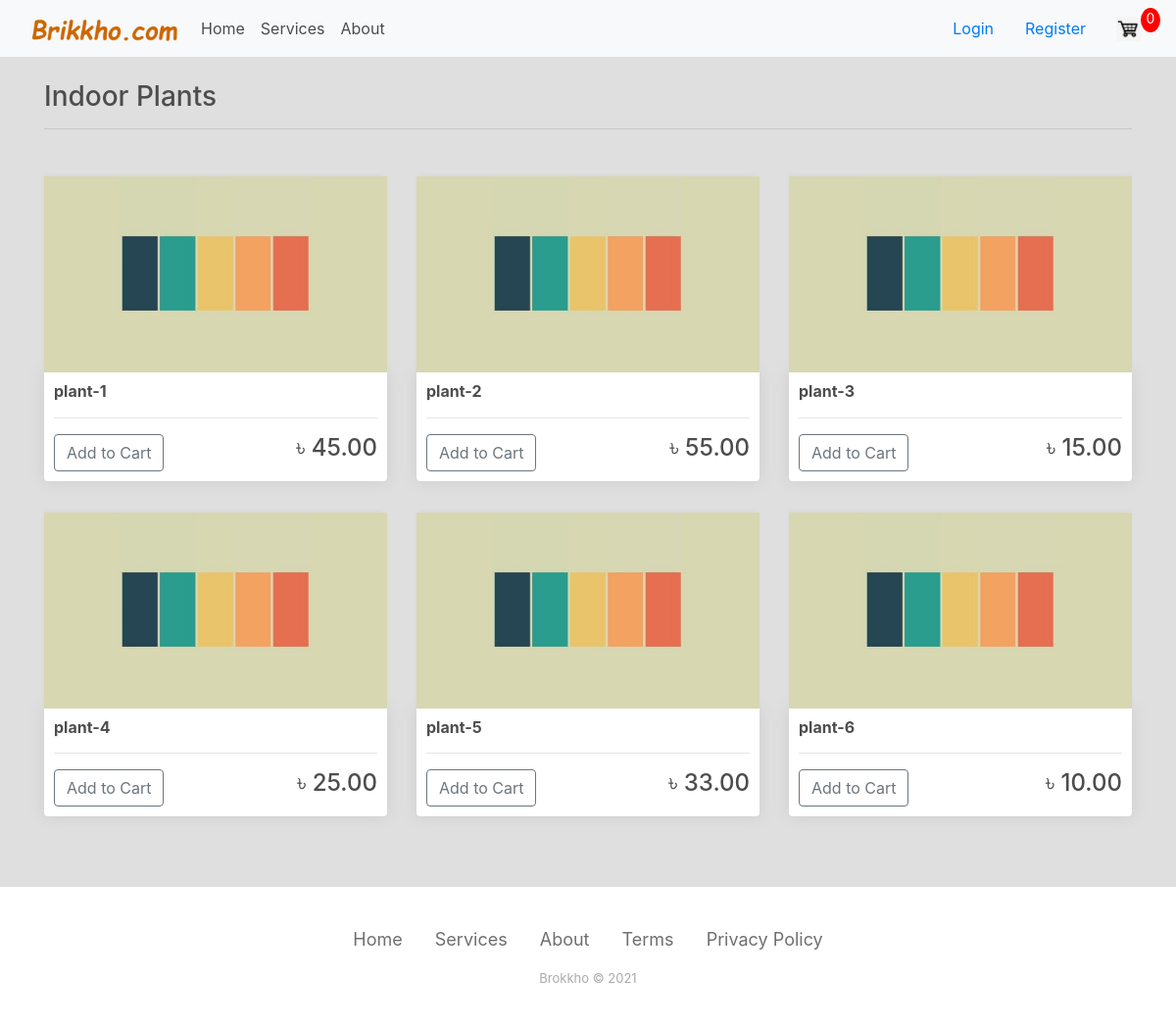
The page /plants/ on the database its author committed.
### store/models.py (models this page shows, shortened)
class Product(models.Model):
    name = models.CharField(max_length=256, null=True)
    price = models.FloatField()
    digital = models.BooleanField(default=False, null=True, blank=False)
    image = models.ImageField(null=True, blank=True)
    product_id = models.CharField(max_length=7, null=True)
    @property
    def imageURL(self):
        try:
            url = self.image.url
        except:
            url = ''
        return url

### store/views.py (the view)
# urls.py: path('plants/', views.plants, name='plants'),
def plants(request):
    data = cartData(request)
    cartItems = data['cartItems']
    products = Product.objects.all()
    context = {
        'products': products,
        'cartItems': cartItems,
    }
    return render(request, 'store/plants.html', context)

### store/utils.py (called while the page is built, shortened)
def cookieCart(request):
	try:
		cart = json.loads(request.COOKIES['cart'])
	except:
		cart = {}
		print('CART:', cart)
	items = []
	order = {'get_cart_total':0, 'get_cart_items':0, 'shipping':False}
	cartItems = order['get_cart_items']
	return {
        'cartItems': cartItems,
        'order': order,
        'items' :items
    }

def cartData(request):
    if request.user.is_authenticated:
        customer = request.user.customer
        order, created = Order.objects.get_or_create(customer=customer, complete=False)
        items = order.orderitem_set.all()
        cartItems = order.get_cart_items
    else:
        cookieDate = cookieCart(request)
        cartItems = cookieDate['cartItems']
        order = cookieDate['order']
        items = cookieDate['items']
    return {
        'cartItems': cartItems,
        'order': order,
        'items' :items
    }

### store/templates/store/plants.html
{% extends 'store/base.html' %}
{% load static %}
{% block content %}
    <h3>Indoor Plants</h3>
    <hr>
    <div class="row">
        {% for product in products %}
            {% if product.product_id == 'Pl' %}
                <div class="col-lg-4" style="margin-top: 2rem;">
                    <img class="thumbnail" src="{{ product.imageURL }}" alt="">
                    <div class="box-element product">
                        <h6><strong>{{ product.name }}</strong></h6>
                        <hr>
                        <button data-product="{{ product.id }}" data-action="add" class="btn btn-outline-secondary add-btn update-cart">
                            Add to Cart
                        </button>
                        <h4 style="display: inline-block; float: right;">&#x9f3; {{ product.price|floatformat:2 }}</h4>
                    </div>
                </div>
            {% endif %}
        {% endfor %}
    </div>
    <br><br><br>
{% endblock content %}

### store/templates/store/base.html (shortened to what this page needs)
<!DOCTYPE html>
{% load static %}
<html lang="en">
<head>
    <link rel="stylesheet" href="https://stackpath.bootstrapcdn.com/bootstrap/4.5.0/css/bootstrap.min.css">
    <link rel="stylesheet" href="{% static 'css/main.css' %}">
</head>
<body>
    <nav class="navbar navbar-expand-lg navbar-light bg-light">
        <a class="navbar-brand" href="{% url 'store' %}"><img  style="height: auto; width: 150px;"  id="cart-icon" src="{% static 'images/logo.png' %}"></a>
        <div class="collapse navbar-collapse" id="navbarSupportedContent">
          <ul class="navbar-nav mr-auto">
            <li class="nav-item active">
              <a class="nav-link nav-header" style="color: #4b4c4d;" href="{% url 'store' %}">Home</a>
            </li>
            <li class="nav-item active">
              <a class="nav-link nav-header" style="color: #4b4c4d;" href="{% url 'services' %}">Services</a>
            </li>
            <li class="nav-item active">
              <a class="nav-link nav-header" style="color: #4b4c4d;" href="{% url 'about' %}">About</a>
            </li>
          </ul>
          <div class="form-inline my-2 my-lg-0">
            {% if user.is_authenticated %}
            <a href="{% url 'profile' %}"class="nav-link">Profile</a>
              <a href="{% url 'logout' %}"class="nav-link">Logout</a>
            {% else %}
              <a href="{% url 'login' %}"class="nav-link">Login</a>
              <a href="{% url 'register' %}"class="nav-link"> Register</a>
            {% endif %}
            <a href="{% url 'cart' %}">
              <img  id="cart-icon" src="{% static 'images/cart.jpg' %}">
            </a>
          <p id="cart-total">{{ cartItems }}</p>
        </div>
        </div>
    </nav>
    <div class="container">
      <br>
      {% block content %}
      {% endblock content %}
    </div>
    <div class="footer-basic">
      <footer>
          <ul class="list-inline">
              <li class="list-inline-item"><a href="{% url 'store' %}">Home</a></li>
              <li class="list-inline-item"><a href="{% url 'services' %}">Services</a></li>
              <li class="list-inline-item"><a href="{% url 'about' %}">About</a></li>
              <li class="list-inline-item"><a href="#">Terms</a></li>
              <li class="list-inline-item"><a href="#">Privacy Policy</a></li>
          </ul>
          <p class="copyright">Brokkho © 2021</p>
      </footer>
    </div>
  </body>
</html>

### static/css/main.css (style rules this page uses)
body { background-color: #dfdfdf; min-height: 100vh; display: flex; flex-direction: column; }
h1,h2,h3,h4,h5,h6 { color:hsl(0, 0%, 30%); }
.box-element { box-shadow:hsl(0, 0%, 80%) 0 0 16px; background-color: #fff; border-radius: 4px; padding: 10px; }
.thumbnail { width: 100%; height: 200px; -webkit-box-shadow: -1px -3px 5px -2px rgba(214,214,214,1); -moz-box-shadow: -1px -3px 5px -2px rgba(214,214,214,1); box-shadow: -1px -3px 5px -2px rgba(214,214,214,1); }
.product { border-radius: 0 0 4px 4px; }
#cart-icon { width:25px; display: inline-block; margin-left: 15px; }
#cart-total { display: block; text-align: center; color:#fff; background-color: red; width: 20px; height: 25px; border-radius: 50%; font-size: 14px; }
.col-lg-4, .col-lg-6, .col-lg-8, .col-lg-12 { margin-top: 10px; }
.footer-basic { padding:40px 0; background-color:#ffffff; color:#4b4c4d; margin-top:auto; }
.footer-basic ul { padding:0; list-style:none; text-align:center; font-size:18px; line-height:1.6; margin-bottom:0; }
.footer-basic li { padding:0 10px; }
.footer-basic ul a { color:inherit; text-decoration:none; opacity:0.8; }
.footer-basic .copyright { margin-top:15px; text-align:center; font-size:13px; color:#aaa; margin-bottom:0; }

### rows shown on the page
Product: imageURL (placeholder picture), name "plant-1", price "45.00"
Product: imageURL (placeholder picture), name "plant-2", price "55.00"
Product: imageURL (placeholder picture), name "plant-3", price "15.00"
Product: imageURL (placeholder picture), name "plant-4", price "25.00"
Product: imageURL (placeholder picture), name "plant-5", price "33.00"
Product: imageURL (placeholder picture), name "plant-6", price "10.00"

### other values the page prints
{{ cartItems }} "0"
